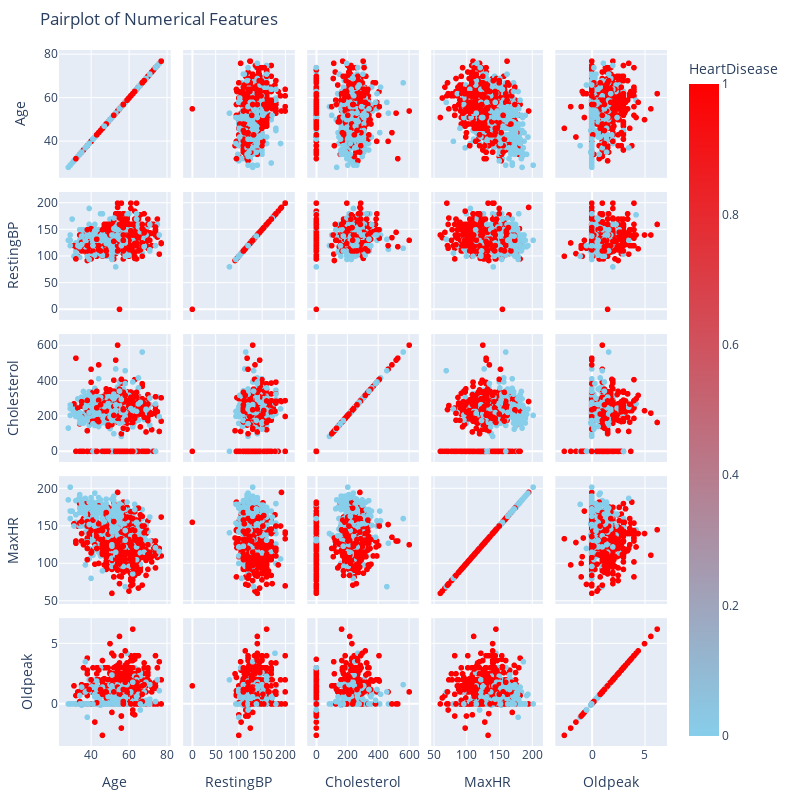

Here is the notebook cell this chart was saved with:
### Markdown cell above
### **Fasting Blood Sugar (FastingBS) and Heart Disease**

In this dataset, Fasting Blood Sugar (FastingBS) is categorized as:
- **1**: Fasting blood sugar is greater than 120 mg/dl (high).
- **0**: Fasting blood sugar is 120 mg/dl or less (normal).

### Code cell
color_palette = ['skyblue', 'red']
fig = px.scatter_matrix(
    data,
    dimensions=['Age', 'RestingBP', 'Cholesterol', 'MaxHR', 'Oldpeak'],
    color='HeartDisease',
    title='Pairplot of Numerical Features',
    color_continuous_scale=color_palette
)
fig.update_layout(
    margin=dict(l=50, r=50, b=50, t=50),
    width=800,
    height=800
)
fig.show()

### Figure 1 — Plotly figure (JSON) as saved in the notebook; plotly's stock layout.template omitted (floating-point values rounded to 4 significant figures; data arrays with more than 128 entries replaced by an {"elided": "..."} marker saying what was removed)
{"data": [{"dimensions": [{"axis": {"matches": true}, "label": "Age", "values": {"elided": "918 int values"}}, {"axis": {"matches": true}, "label": "RestingBP", "values": {"elided": "918 int values"}}, {"axis": {"matches": true}, "label": "Cholesterol", "values": {"elided": "918 int values"}}, {"axis": {"matches": true}, "label": "MaxHR", "values": {"elided": "918 int values"}}, {"axis": {"matches": true}, "label": "Oldpeak", "values": {"elided": "918 float values"}}], "hovertemplate": "%{xaxis.title.text}=%{x}<br>%{yaxis.title.text}=%{y}<br>HeartDisease=%{marker.color}<extra></extra>", "legendgroup": "", "marker": {"color": {"elided": "918 int values"}, "coloraxis": "coloraxis", "symbol": "circle"}, "name": "", "showlegend": false, "type": "splom"}], "layout": {"coloraxis": {"colorbar": {"title": {"text": "HeartDisease"}}, "colorscale": [[0, "skyblue"], [1, "red"]]}, "dragmode": "select", "height": 800, "legend": {"tracegroupgap": 0}, "margin": {"b": 50, "l": 50, "r": 50, "t": 50}, "title": {"text": "Pairplot of Numerical Features"}, "width": 800}}
